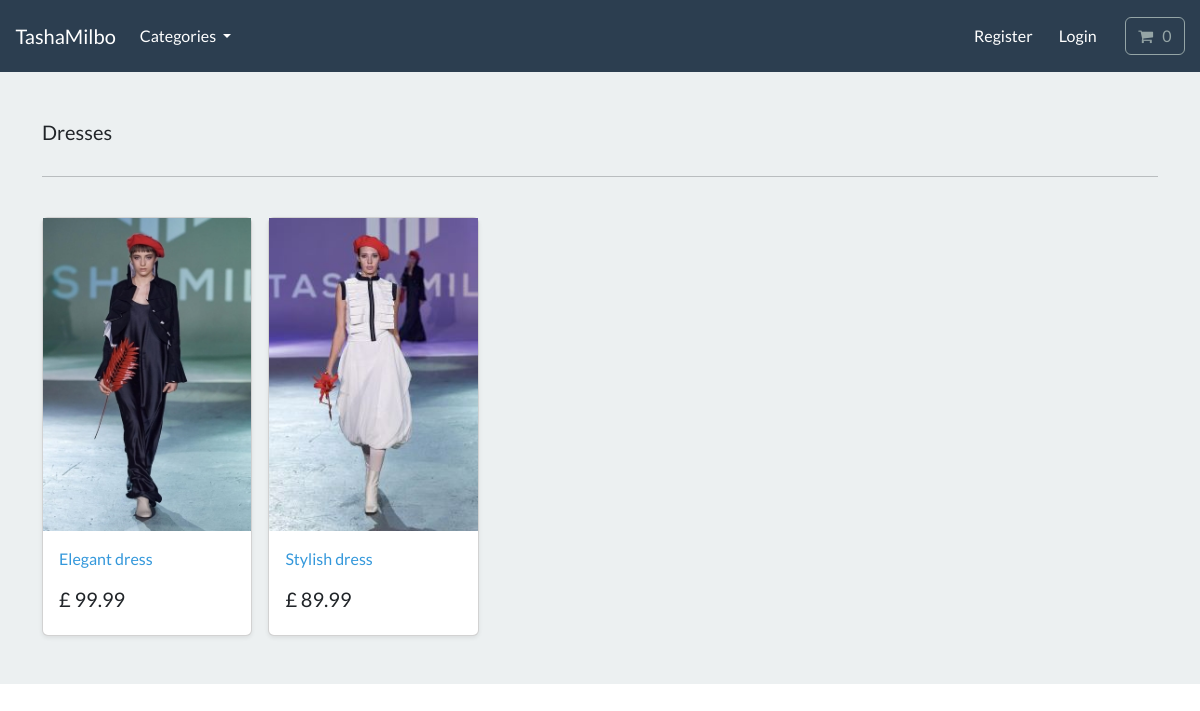
The page /search/dresses/ on the database its author committed.
### store/models.py (models this page shows, shortened)
class Category(models.Model):
    name = models.CharField(max_length=250, db_index=True)
    slug = models.SlugField(max_length=250, unique=True)
    class Meta:
        verbose_name_plural = 'categories'
    def get_absolute_url(self):
        return reverse('list-category', args=[self.slug])

class Product(models.Model):
    category = models.ForeignKey(Category, related_name='product', on_delete=models.CASCADE, null=True)
    title = models.CharField(max_length=250, db_index=True)
    brand = models.CharField(max_length=250, default='un-branded')
    description = models.TextField(blank=True)
    slug = models.SlugField(max_length=255)
    price = models.DecimalField(max_digits=4, decimal_places=2)
    image = models.ImageField(upload_to='images/')
    class Meta:
        verbose_name_plural = 'products'
    def get_absolute_url(self):
        return reverse('product-info', args=[self.slug])

### store/views.py (the view)
# urls.py: path('search/<slug:category_slug>/', views.list_category, name='list-category'),
def list_category(request, category_slug=None):
    category = get_object_or_404(Category, slug=category_slug)
    products = Product.objects.filter(category=category)
    return render(request, 'store/list-category.html', {'category': category, 'products': products})

### cart/cart.py (called while the page is built)
    def __len__(self):
        return sum(item['qty'] for item in self.cart.values())

### cart/context_processors.py (called while the page is built)
def cart(request):
    return {'cart': Cart(request)}

### store/views.py (called while the page is built)
def categories(request):
    all_categories = Category.objects.all()
    return {'all_categories': all_categories}

### store/templates/store/list-category.html
{% extends "./base.html" %}
{% load static %}
{% block content %}
<main>
  <div class="album py-5 bg-light">
    <div class="container">
      <div class="pb-3 h5"> {{category.name | capfirst}} </div>
      <hr>
      <br>
      <div class="row row-cols-1 row-cols-sm-2 row-cols-md-5 g-3">
        {% for product in products %}
        <div class="col">
          <div class="card shadow-sm">
          <img class="img-fluid" alt="Responsive image" src="{{product.image.url}}">
            <div class="card-body">
              <p class="card-text">
                <a class="text-info text-decoration-none" href="{{product.get_absolute_url}}"> {{product.title}} </a>
              </p>
              <div class="d-flex justify-content-between align-items-center">
                <h5> £ {{product.price}} </h5>
              </div>
            </div>
          </div>
        </div>
        {% endfor %}
      </div>
    </div>
  </div>
</main>
{% endblock %}

### rows shown on the page
Category: name "Dresses"
Product: image (picture), title "Elegant dress", price "99.99"
Product: image (picture), title "Stylish dress", price "89.99"
